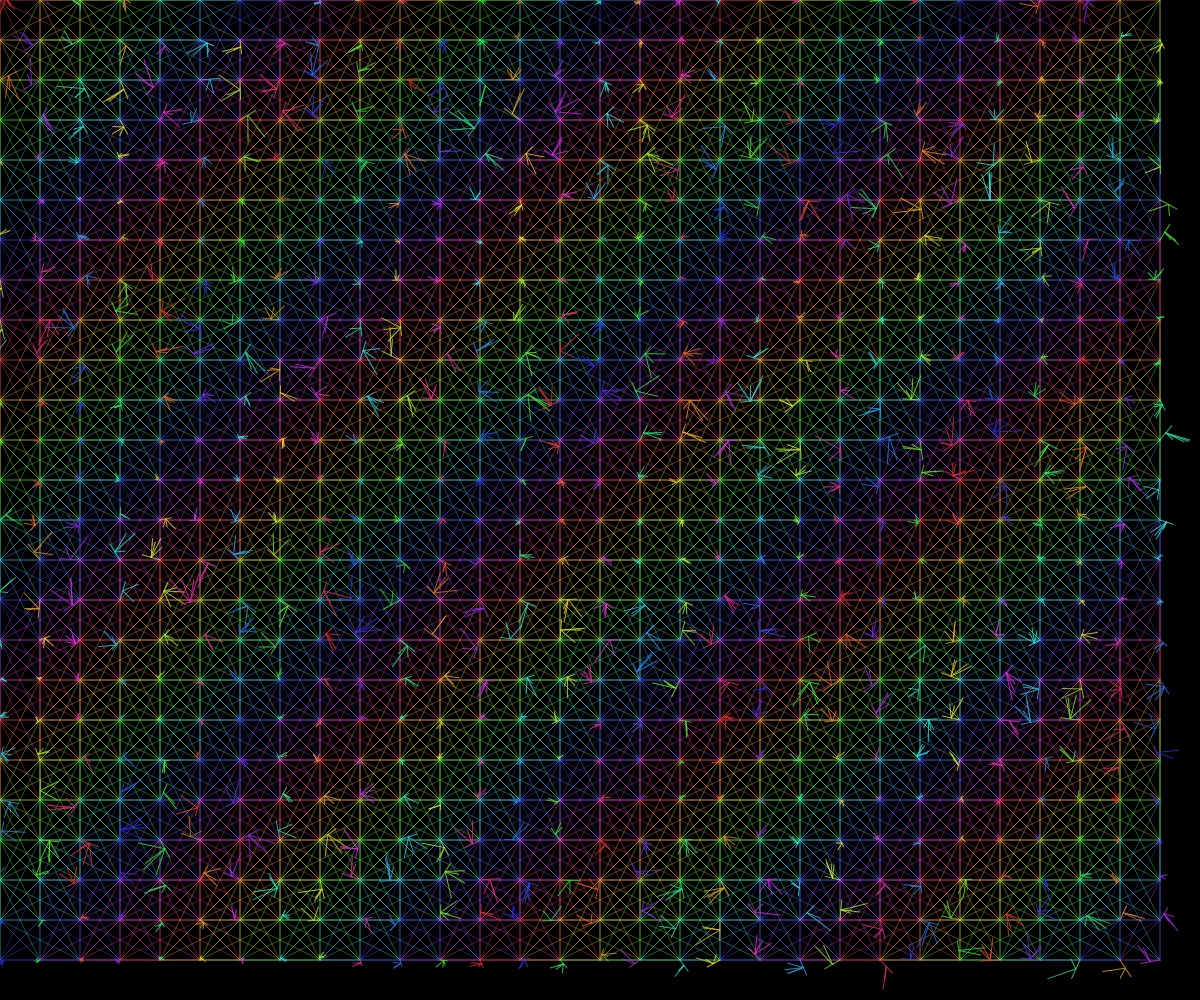
Frame 1 (no input)
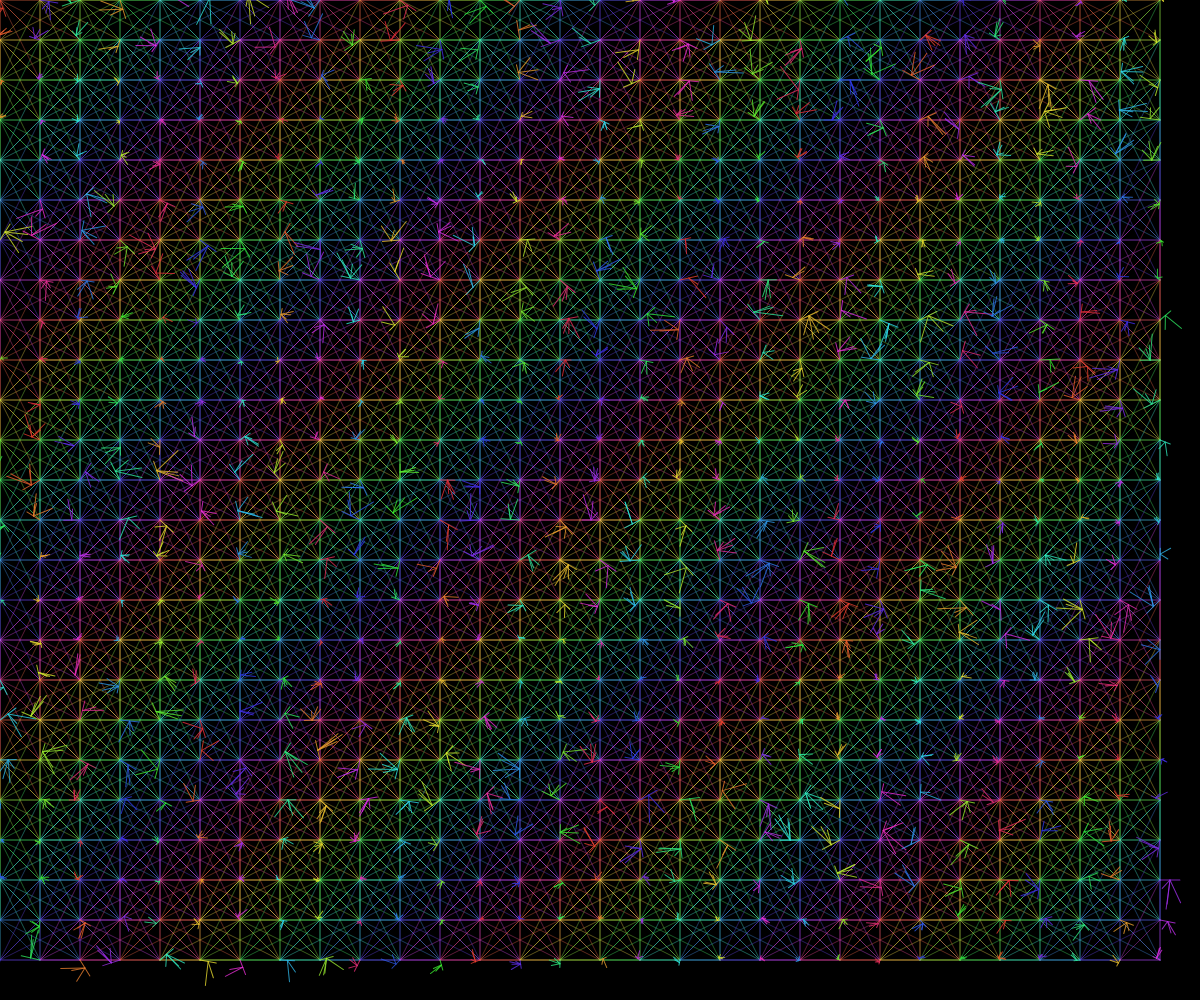
Frame 60 (no input)
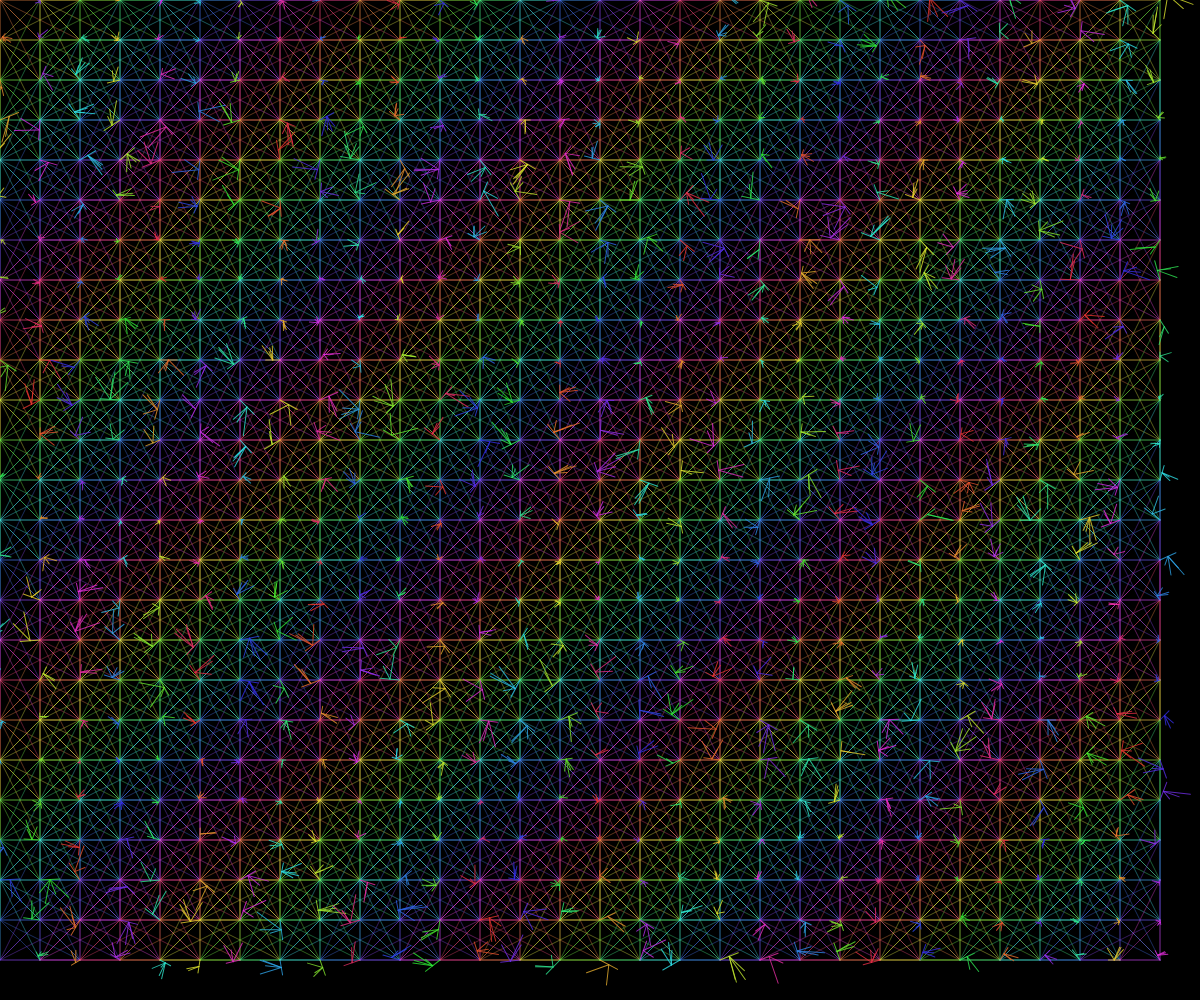
Frame 120 (the mouse pressed at the canvas centre since frame 60)

The p5.js sketch that drew these frames (run headless with seeded random() and noise() and a simulated clock; from frame 60 on, the mouse is pressed at the canvas centre):

// p5.js sketch
// ── sketch.js
let nodes = [];
let connections = [];
let time = 0;

function setup() {
  createCanvas(windowWidth, windowHeight);
  noFill();
  strokeWeight(1);
  colorMode(HSB, 360, 100, 100, 1);
  
  // Create initial nodal points
  let gridSize = 40;
  for (let x = 0; x < width; x += gridSize) {
    for (let y = 0; y < height; y += gridSize) {
      nodes.push({
        x: x,
        y: y,
        size: random(2, 8),
        angle: random(TWO_PI),
        growth: random(0.01, 0.03)
      });
    }
  }
  
  // Create connections between nearby nodes
  for (let i = 0; i < nodes.length; i++) {
    for (let j = i + 1; j < nodes.length; j++) {
      let d = dist(nodes[i].x, nodes[i].y, nodes[j].x, nodes[j].y);
      if (d < 120) {
        connections.push({
          a: i,
          b: j,
          length: d
        });
      }
    }
  }
}

function draw() {
  background(0);
  
  time += 0.02;
  
  // Draw connections with rhythmic expansion
  for (let i = 0; i < connections.length; i++) {
    let c = connections[i];
    let n1 = nodes[c.a];
    let n2 = nodes[c.b];
    
    let d = dist(n1.x, n1.y, n2.x, n2.y);
    let expansion = sin(time * 0.5 + (n1.x + n1.y) * 0.01) * 0.5 + 0.5;
    let length = c.length * (1 + expansion * 0.3);
    
    stroke((time * 10 + (n1.x + n1.y)) % 360, 70, 90, 0.4);
    line(n1.x, n1.y, n2.x, n2.y);
  }
  
  // Draw nodal points and their branches
  for (let i = 0; i < nodes.length; i++) {
    let n = nodes[i];
    
    // Update node position with growth
    n.angle += n.growth;
    n.size = 3 + sin(time * 2 + i) * 2;
    
    push();
    translate(n.x, n.y);
    rotate(n.angle);
    
    // Draw angular dendritic branches
    stroke((time * 5 + i * 10) % 360, 80, 90, 0.8);
    
    // Main branch
    line(0, 0, 0, -n.size * 4);
    
    // Side branches
    let branchCount = floor(random(2, 5));
    for (let j = 0; j < branchCount; j++) {
      let angleOffset = random(-PI/4, PI/4);
      let length = random(n.size * 2, n.size * 6);
      line(0, -n.size * 2, cos(angleOffset) * length, sin(angleOffset) * length - n.size * 2);
    }
    
    pop();
  }
}

function windowResized() {
  resizeCanvas(windowWidth, windowHeight);
}
